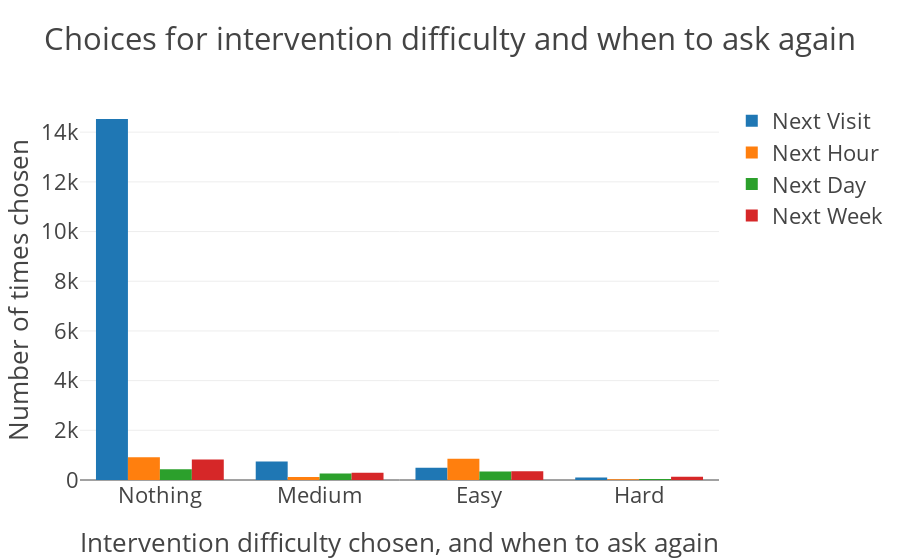

Notebook source saved alongside this figure:
### Code cell
# noexport

from collections import Counter
a = {'Next Visit': Counter({'Nothing': 14530, 'Medium': 746, 'Easy': 498, 'Hard': 99}), 'Next Hour': Counter({'Nothing': 912, 'Easy': 854, 'Medium': 118, 'Hard': 31}), 'Next Day': Counter({'Nothing': 432, 'Easy': 339, 'Medium': 257, 'Hard': 38}), 'Next Week': Counter({'Nothing': 823, 'Easy': 348, 'Medium': 287, 'Hard': 128})}
plot_dictdict_as_bar(
    a,
    ylabel = 'Number of times chosen',
    xlabel = 'Intervention difficulty chosen, and when to ask again',
    title = 'Choices for intervention difficulty and when to ask again',
    remap_labels = {'easy': 'Easy', 'medium': 'Medium', 'hard': 'Hard', 'nothing': 'Nothing'},
    font=dict(size=22),
  )

### Figure 1 — Plotly figure (JSON) as saved in the notebook; plotly's stock layout.template omitted (floating-point values rounded to 4 significant figures)
{"data": [{"name": "Next Visit", "type": "bar", "uid": "fd41dfda-496b-4780-bfb1-35faae51a1e7", "x": ["Nothing", "Medium", "Easy", "Hard"], "y": [14530, 746, 498, 99]}, {"name": "Next Hour", "type": "bar", "uid": "202c9d0f-2a7f-44f2-acf2-71202311b665", "x": ["Nothing", "Easy", "Medium", "Hard"], "y": [912, 854, 118, 31]}, {"name": "Next Day", "type": "bar", "uid": "8031df20-21b3-420e-bc4c-624c08977356", "x": ["Nothing", "Easy", "Medium", "Hard"], "y": [432, 339, 257, 38]}, {"name": "Next Week", "type": "bar", "uid": "8f2067e8-19a1-47e7-81d3-030ff06e34dd", "x": ["Nothing", "Easy", "Medium", "Hard"], "y": [823, 348, 287, 128]}], "layout": {"font": {"size": 22}, "title": {"text": "Choices for intervention difficulty and when to ask again"}, "xaxis": {"title": {"text": "Intervention difficulty chosen, and when to ask again"}}, "yaxis": {"title": {"text": "Number of times chosen"}}}}
